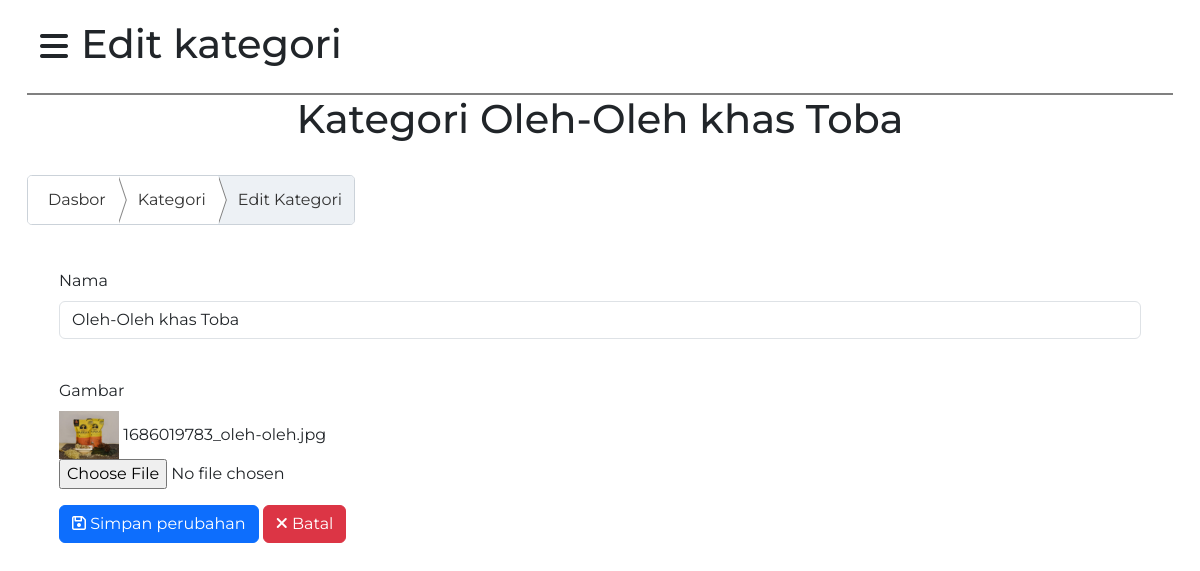
Screenshot of /admin/kategori_edit.php?id=2 (signed in) with the database file from the repository.
### tables this page shows
CREATE TABLE `kategori` (
  `id_kategori` INT(11) NOT NULL,
  `nama_kategori` VARCHAR(100) NOT NULL,
  `gambar_kategori` VARCHAR(200) NOT NULL
);

### admin/kategori_edit.php (the view, shortened to what this page needs)
<?php
include('config.php');
$id_kategori  = $_GET['id'];
$q_kategori = mysqli_query($koneksi, "SELECT * FROM kategori WHERE id_kategori='$id_kategori'");
$kategori     = mysqli_fetch_assoc($q_kategori);
?>
<?php include('sidebar.php'); ?>
<h1>Edit kategori</h1>
</div>
<center>
    <h1 class="title">Kategori <?= $kategori['nama_kategori']; ?></h1>
    <br>
</center>
<nav class="breadcrumbs mb-1 ">
    <a href="index.php" class="breadcrumbs__item">Dasbor</a>
    <a href="edit_kategori.php" class="breadcrumbs__item">Kategori</a>
    <a href="kategori_edit.php" class="breadcrumbs__item is-active">Edit Kategori</a>
</nav>
<br>
<form style="padding-inline:2rem;" method="POST" action="edit_kategori_proses.php" enctype="multipart/form-data">
    <div class="mb-3">
        <input type="hidden" class="form-control" value="<?= $kategori['id_kategori']; ?>" name="id" readonly><br>
    </div>
    <div class="mb-3">
        <label for="exampleInputEmail1" class="form-label">Nama</label>
        <input type="text" class="form-control" value="<?= $kategori['nama_kategori']; ?>" name="nama"><br>
    </div>
    <label class="form-label">Gambar</label>
    <div style="display:flex; align-items: center;">
        <img id="preview-gambar" src="../image/<?php echo $kategori['gambar_kategori']; ?>"
            alt="<?php echo $kategori['gambar_kategori']; ?>" style="width:60px;">
        &nbsp;<span id="gambar-nama"><?= $kategori['gambar_kategori']; ?></span>
    </div>
    <div class="mb-3">
        <input type="file" id="input-gambar" name="gambar" accept=".jpg, .jpeg, .png">
    </div>
    <button type="submit" class="btn btn-primary" ><i class="fa-regular fa-floppy-disk"></i>&nbsp;Simpan perubahan</button>
    <a href="edit_kategori.php" class="btn btn-danger"><i class="fa-solid fa-xmark"></i>&nbsp;Batal</a>
</form>
</div>
</div>
</div>
</div>
</div>
</body>
</html>

### admin/css_admin.css (style rules this page uses)
* { font-family: 'Montserrat', sans-serif; }
.atasan h1 { margin-top: 0.4vh; }
.breadcrumbs { border: 1px solid #cbd2d9; border-radius: 0.3rem; display: inline-flex; overflow: hidden; }
.breadcrumbs__item { background: #fff; color: #333; outline: none; padding: 0.75em 0.75em 0.75em 1.25em; position: relative; text-decoration: none; transition: background 0.2s linear; }
.breadcrumbs__item:after, .breadcrumbs__item:before { background: white; bottom: 0; clip-path: polygon(50% 50%, -50% -50%, 0 100%); content: ""; left: 100%; position: absolute; top: 0; transition: background 0.2s linear; width: 1em; z-index: 1; }
.breadcrumbs__item:before { background: grey; margin-left: 1px; }
.breadcrumbs__item:last-child { border-right: none; }
.breadcrumbs__item.is-active { background: #edf1f5; }

### admin/kategori_edit.php (style rules this page uses)
a { text-decoration: none; }

### rows the page displays
kategori: nama_kategori "Oleh-Oleh khas Toba", nama "Oleh-Oleh khas Toba", gambar_kategori (picture), gambar_kategori "1686019783_oleh-oleh.jpg"
